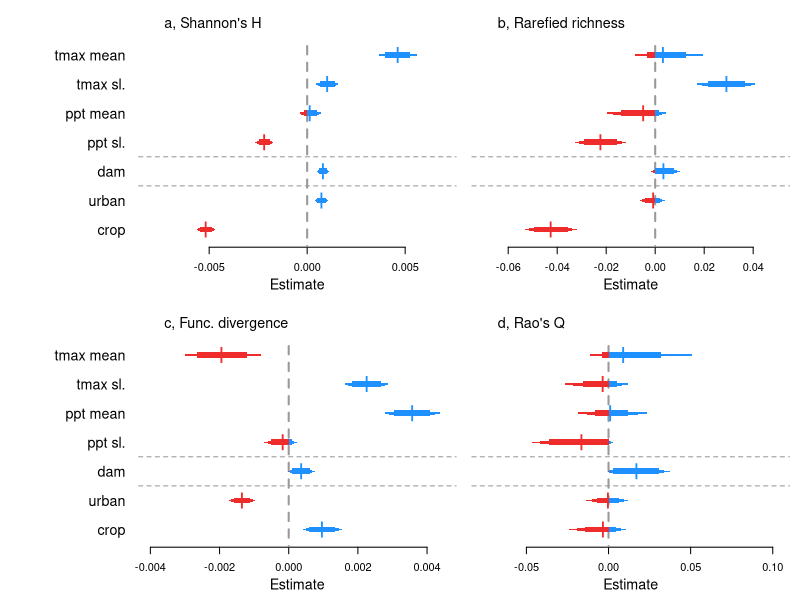

Reproduce this figure in R.
##Set working directory
setwd("C:/Users/elwel/OneDrive/Desktop/aquatic_data/git/EuroAquaticMacroInverts")

# attach data
drivEst <- read.csv("outputs/Driver_metaanaly_Ests.csv")
#drivEst <- read.csv("outputs/Driver_horseshoe_metaanaly_Ests.csv")
head(drivEst)
unique(drivEst$Response)

options(scipen=999)

##save plot
tiff(filename = "plots/Fig4_drivers/Drivers_TaxaFunc_extra.tiff", width = 5, height = 5, units = 'in', res = 600, compression = 'lzw')
#tiff(filename = "plots/drivers/Drivers_horseshoe.tiff", width = 8, height = 9, units = 'in', res = 600, compression = 'lzw')

##layout
layout(mat = matrix(c(1:6), 
                        nrow = 2, 
                        ncol = 3),
       heights = c(2,2,2,2,2,2),
       widths = c(0.8,2,2,0.8,2,2))

par(mar=c(4,0.4,0.4,0.8))
#empty plot for where the labels will go
plot(0, xaxt = 'n', yaxt = 'n', bty = 'n', pch = '', ylab = '', xlab = '')
plot(0, xaxt = 'n', yaxt = 'n', bty = 'n', pch = '', ylab = '', xlab = '')

#### shannonsH #####
sub <- subset(drivEst, Response == "shannonsH")
est1 <- sub$Estimate[2:5]
est2 <- sub$Estimate[10:12]
est <- c(est1,est2)
yy <- c(5,7,6,8,3,2,4)
plot(yy ~ est, ylab="",xlab="", yaxt="n", las=1, type="n",xlim=c(-0.008,0.007), ylim=c(1.7,9.4),cex=2, bty="n")
#polygon(x=c(-100,-100,0,0),
#        y=c(-4,22,22,-4), col = "grey80", border = "grey80")
segments(x0=0,y0=0,x1=0,y1=8.4,lty=2, lwd=2,col="grey60")
axis(2, at=yy, lwd = 0, lwd.ticks = 0, labels=c("ppt sl.","tmax sl.",  "ppt mean", "tmax mean",
				#"str. order", "accum.", "elevation", "slope",
  				"urban","crop", "dam"), las=1,cex.axis=1.3)
title(xlab="Estimate", line=2.4,cex.lab=1.3)
legend("topleft", legend=("a, Shannon's H"), bty="n", cex=1.3)
mm <- cbind(yy,est)
mm_neg <- as.data.frame(mm[ which(est < 0),])
mm_pos <- as.data.frame(mm[ which(est > 0),])
#points(yy ~ est, pch="l",cex=2.2,col="white")
points(mm_neg$yy ~ mm_neg$est, pch="l",cex=2,col="firebrick2")
points(mm_pos$yy ~ mm_pos$est, pch="l",cex=2,col="dodgerblue")
yyy1=c(0.975,1.025,1.025,0.975)
yyy2=c(0.95,1.05,1.05,0.95)
yyy3=c(0.9,1.1,1.1,0.9)
polygon(x=c(if (sub$Q2.5[11]<0) {sub$Q2.5[11]} else {0}, if (sub$Q2.5[11]<0) {sub$Q2.5[11]} else {0}, if (sub$Q97.5[11]<0) {sub$Q97.5[11]} else {0}, if (sub$Q97.5[11]<0) {sub$Q97.5[11]} else {0}),y=(yyy1+1), col = "firebrick2", border = NA)
polygon(x=c(if (sub$Q5[11]<0) {sub$Q5[11]} else {0}, if (sub$Q5[11]<0) {sub$Q5[11]} else {0}, if (sub$Q95[11]<0) {sub$Q95[11]} else {0}, if (sub$Q95[11]<0) {sub$Q95[11]} else {0}),y=(yyy2+1), col = "firebrick2", border = NA)
polygon(x=c(if (sub$Q10[11]<0) {sub$Q10[11]} else {0}, if (sub$Q10[11]<0) {sub$Q10[11]} else {0}, if (sub$Q90[11]<0) {sub$Q90[11]} else {0}, if (sub$Q90[11]<0) {sub$Q90[11]} else {0}),y=(yyy3+1), col = "firebrick2", border = NA)
polygon(x=c(if (sub$Q2.5[11]>0) {sub$Q2.5[11]} else {0}, if (sub$Q2.5[11]>0) {sub$Q2.5[11]} else {0}, if (sub$Q97.5[11]>0) {sub$Q97.5[11]} else {0}, if (sub$Q97.5[11]>0) {sub$Q97.5[11]} else {0}),y=(yyy1+1), col = "dodgerblue", border = NA)
polygon(x=c(if (sub$Q5[11]>0) {sub$Q5[11]} else {0}, if (sub$Q5[11]>0) {sub$Q5[11]} else {0}, if (sub$Q95[11]>0) {sub$Q95[11]} else {0}, if (sub$Q95[11]>0) {sub$Q95[11]} else {0}),y=(yyy2+1), col = "dodgerblue", border = NA)
polygon(x=c(if (sub$Q10[11]>0) {sub$Q10[11]} else {0}, if (sub$Q10[11]>0) {sub$Q10[11]} else {0}, if (sub$Q90[11]>0) {sub$Q90[11]} else {0}, if (sub$Q90[11]>0) {sub$Q90[11]} else {0}),y=(yyy3+1), col = "dodgerblue", border = NA)
polygon(x=c(if (sub$Q2.5[10]<0) {sub$Q2.5[10]} else {0}, if (sub$Q2.5[10]<0) {sub$Q2.5[10]} else {0}, if (sub$Q97.5[10]<0) {sub$Q97.5[10]} else {0}, if (sub$Q97.5[10]<0) {sub$Q97.5[10]} else {0}),y=(yyy1+2), col = "firebrick2", border = NA)
polygon(x=c(if (sub$Q5[10]<0) {sub$Q5[10]} else {0}, if (sub$Q5[10]<0) {sub$Q5[10]} else {0}, if (sub$Q95[10]<0) {sub$Q95[10]} else {0}, if (sub$Q95[10]<0) {sub$Q95[10]} else {0}),y=(yyy2+2), col = "firebrick2", border = NA)
polygon(x=c(if (sub$Q10[10]<0) {sub$Q10[10]} else {0}, if (sub$Q10[10]<0) {sub$Q10[10]} else {0}, if (sub$Q90[10]<0) {sub$Q90[10]} else {0}, if (sub$Q90[10]<0) {sub$Q90[10]} else {0}),y=(yyy3+2), col = "firebrick2", border = NA)
polygon(x=c(if (sub$Q2.5[10]>0) {sub$Q2.5[10]} else {0}, if (sub$Q2.5[10]>0) {sub$Q2.5[10]} else {0}, if (sub$Q97.5[10]>0) {sub$Q97.5[10]} else {0}, if (sub$Q97.5[10]>0) {sub$Q97.5[10]} else {0}),y=(yyy1+2), col = "dodgerblue", border = NA)
polygon(x=c(if (sub$Q5[10]>0) {sub$Q5[10]} else {0}, if (sub$Q5[10]>0) {sub$Q5[10]} else {0}, if (sub$Q95[10]>0) {sub$Q95[10]} else {0}, if (sub$Q95[10]>0) {sub$Q95[10]} else {0}),y=(yyy2+2), col = "dodgerblue", border = NA)
polygon(x=c(if (sub$Q10[10]>0) {sub$Q10[10]} else {0}, if (sub$Q10[10]>0) {sub$Q10[10]} else {0}, if (sub$Q90[10]>0) {sub$Q90[10]} else {0}, if (sub$Q90[10]>0) {sub$Q90[10]} else {0}),y=(yyy3+2), col = "dodgerblue", border = NA)
polygon(x=c(if (sub$Q2.5[12]<0) {sub$Q2.5[12]} else {0}, if (sub$Q2.5[12]<0) {sub$Q2.5[12]} else {0}, if (sub$Q97.5[12]<0) {sub$Q97.5[12]} else {0}, if (sub$Q97.5[12]<0) {sub$Q97.5[12]} else {0}),y=(yyy1+3), col = "firebrick2", border = NA)
polygon(x=c(if (sub$Q5[12]<0) {sub$Q5[12]} else {0}, if (sub$Q5[12]<0) {sub$Q5[12]} else {0}, if (sub$Q95[12]<0) {sub$Q95[12]} else {0}, if (sub$Q95[12]<0) {sub$Q95[12]} else {0}),y=(yyy2+3), col = "firebrick2", border = NA)
polygon(x=c(if (sub$Q10[12]<0) {sub$Q10[12]} else {0}, if (sub$Q10[12]<0) {sub$Q10[12]} else {0}, if (sub$Q90[12]<0) {sub$Q90[12]} else {0}, if (sub$Q90[12]<0) {sub$Q90[12]} else {0}),y=(yyy3+3), col = "firebrick2", border = NA)
polygon(x=c(if (sub$Q2.5[12]>0) {sub$Q2.5[12]} else {0}, if (sub$Q2.5[12]>0) {sub$Q2.5[12]} else {0}, if (sub$Q97.5[12]>0) {sub$Q97.5[12]} else {0}, if (sub$Q97.5[12]>0) {sub$Q97.5[12]} else {0}),y=(yyy1+3), col = "dodgerblue", border = NA)
polygon(x=c(if (sub$Q5[12]>0) {sub$Q5[12]} else {0}, if (sub$Q5[12]>0) {sub$Q5[12]} else {0}, if (sub$Q95[12]>0) {sub$Q95[12]} else {0}, if (sub$Q95[12]>0) {sub$Q95[12]} else {0}),y=(yyy2+3), col = "dodgerblue", border = NA)
polygon(x=c(if (sub$Q10[12]>0) {sub$Q10[12]} else {0}, if (sub$Q10[12]>0) {sub$Q10[12]} else {0}, if (sub$Q90[12]>0) {sub$Q90[12]} else {0}, if (sub$Q90[12]>0) {sub$Q90[12]} else {0}),y=(yyy3+3), col = "dodgerblue", border = NA)
polygon(x=c(if (sub$Q2.5[2]<0) {sub$Q2.5[2]} else {0}, if (sub$Q2.5[2]<0) {sub$Q2.5[2]} else {0}, if (sub$Q97.5[2]<0) {sub$Q97.5[2]} else {0}, if (sub$Q97.5[2]<0) {sub$Q97.5[2]} else {0}),y=(yyy1+4), col = "firebrick2", border = NA)
polygon(x=c(if (sub$Q5[2]<0) {sub$Q5[2]} else {0}, if (sub$Q5[2]<0) {sub$Q5[2]} else {0}, if (sub$Q95[2]<0) {sub$Q95[2]} else {0}, if (sub$Q95[2]<0) {sub$Q95[2]} else {0}),y=(yyy2+4), col = "firebrick2", border = NA)
polygon(x=c(if (sub$Q10[2]<0) {sub$Q10[2]} else {0}, if (sub$Q10[2]<0) {sub$Q10[2]} else {0}, if (sub$Q90[2]<0) {sub$Q90[2]} else {0}, if (sub$Q90[2]<0) {sub$Q90[2]} else {0}),y=(yyy3+4), col = "firebrick2", border = NA)
polygon(x=c(if (sub$Q2.5[2]>0) {sub$Q2.5[2]} else {0}, if (sub$Q2.5[2]>0) {sub$Q2.5[2]} else {0}, if (sub$Q97.5[2]>0) {sub$Q97.5[2]} else {0}, if (sub$Q97.5[2]>0) {sub$Q97.5[2]} else {0}),y=(yyy1+4), col = "dodgerblue", border = NA)
polygon(x=c(if (sub$Q5[2]>0) {sub$Q5[2]} else {0}, if (sub$Q5[2]>0) {sub$Q5[2]} else {0}, if (sub$Q95[2]>0) {sub$Q95[2]} else {0}, if (sub$Q95[2]>0) {sub$Q95[2]} else {0}),y=(yyy2+4), col = "dodgerblue", border = NA)
polygon(x=c(if (sub$Q10[2]>0) {sub$Q10[2]} else {0}, if (sub$Q10[2]>0) {sub$Q10[2]} else {0}, if (sub$Q90[2]>0) {sub$Q90[2]} else {0}, if (sub$Q90[2]>0) {sub$Q90[2]} else {0}),y=(yyy3+4), col = "dodgerblue", border = NA)
polygon(x=c(if (sub$Q2.5[4]<0) {sub$Q2.5[4]} else {0}, if (sub$Q2.5[4]<0) {sub$Q2.5[4]} else {0}, if (sub$Q97.5[4]<0) {sub$Q97.5[4]} else {0}, if (sub$Q97.5[4]<0) {sub$Q97.5[4]} else {0}),y=(yyy1+5), col = "firebrick2", border = NA)
polygon(x=c(if (sub$Q5[4]<0) {sub$Q5[4]} else {0}, if (sub$Q5[4]<0) {sub$Q5[4]} else {0}, if (sub$Q95[4]<0) {sub$Q95[4]} else {0}, if (sub$Q95[4]<0) {sub$Q95[4]} else {0}),y=(yyy2+5), col = "firebrick2", border = NA)
polygon(x=c(if (sub$Q10[4]<0) {sub$Q10[4]} else {0}, if (sub$Q10[4]<0) {sub$Q10[4]} else {0}, if (sub$Q90[4]<0) {sub$Q90[4]} else {0}, if (sub$Q90[4]<0) {sub$Q90[4]} else {0}),y=(yyy3+5), col = "firebrick2", border = NA)
polygon(x=c(if (sub$Q2.5[4]>0) {sub$Q2.5[4]} else {0}, if (sub$Q2.5[4]>0) {sub$Q2.5[4]} else {0}, if (sub$Q97.5[4]>0) {sub$Q97.5[4]} else {0}, if (sub$Q97.5[4]>0) {sub$Q97.5[4]} else {0}),y=(yyy1+5), col = "dodgerblue", border = NA)
polygon(x=c(if (sub$Q5[4]>0) {sub$Q5[4]} else {0}, if (sub$Q5[4]>0) {sub$Q5[4]} else {0}, if (sub$Q95[4]>0) {sub$Q95[4]} else {0}, if (sub$Q95[4]>0) {sub$Q95[4]} else {0}),y=(yyy2+5), col = "dodgerblue", border = NA)
polygon(x=c(if (sub$Q10[4]>0) {sub$Q10[4]} else {0}, if (sub$Q10[4]>0) {sub$Q10[4]} else {0}, if (sub$Q90[4]>0) {sub$Q90[4]} else {0}, if (sub$Q90[4]>0) {sub$Q90[4]} else {0}),y=(yyy3+5), col = "dodgerblue", border = NA)
polygon(x=c(if (sub$Q2.5[3]<0) {sub$Q2.5[3]} else {0}, if (sub$Q2.5[3]<0) {sub$Q2.5[3]} else {0}, if (sub$Q97.5[3]<0) {sub$Q97.5[3]} else {0}, if (sub$Q97.5[3]<0) {sub$Q97.5[3]} else {0}),y=(yyy1+6), col = "firebrick2", border = NA)
polygon(x=c(if (sub$Q5[3]<0) {sub$Q5[3]} else {0}, if (sub$Q5[3]<0) {sub$Q5[3]} else {0}, if (sub$Q95[3]<0) {sub$Q95[3]} else {0}, if (sub$Q95[3]<0) {sub$Q95[3]} else {0}),y=(yyy2+6), col = "firebrick2", border = NA)
polygon(x=c(if (sub$Q10[3]<0) {sub$Q10[3]} else {0}, if (sub$Q10[3]<0) {sub$Q10[3]} else {0}, if (sub$Q90[3]<0) {sub$Q90[3]} else {0}, if (sub$Q90[3]<0) {sub$Q90[3]} else {0}),y=(yyy3+6), col = "firebrick2", border = NA)
polygon(x=c(if (sub$Q2.5[3]>0) {sub$Q2.5[3]} else {0}, if (sub$Q2.5[3]>0) {sub$Q2.5[3]} else {0}, if (sub$Q97.5[3]>0) {sub$Q97.5[3]} else {0}, if (sub$Q97.5[3]>0) {sub$Q97.5[3]} else {0}),y=(yyy1+6), col = "dodgerblue", border = NA)
polygon(x=c(if (sub$Q5[3]>0) {sub$Q5[3]} else {0}, if (sub$Q5[3]>0) {sub$Q5[3]} else {0}, if (sub$Q95[3]>0) {sub$Q95[3]} else {0}, if (sub$Q95[3]>0) {sub$Q95[3]} else {0}),y=(yyy2+6), col = "dodgerblue", border = NA)
polygon(x=c(if (sub$Q10[3]>0) {sub$Q10[3]} else {0}, if (sub$Q10[3]>0) {sub$Q10[3]} else {0}, if (sub$Q90[3]>0) {sub$Q90[3]} else {0}, if (sub$Q90[3]>0) {sub$Q90[3]} else {0}),y=(yyy3+6), col = "dodgerblue", border = NA)
polygon(x=c(if (sub$Q2.5[5]<0) {sub$Q2.5[5]} else {0}, if (sub$Q2.5[5]<0) {sub$Q2.5[5]} else {0}, if (sub$Q97.5[5]<0) {sub$Q97.5[5]} else {0}, if (sub$Q97.5[5]<0) {sub$Q97.5[5]} else {0}),y=(yyy1+7), col = "firebrick2", border = NA)
polygon(x=c(if (sub$Q5[5]<0) {sub$Q5[5]} else {0}, if (sub$Q5[5]<0) {sub$Q5[5]} else {0}, if (sub$Q95[5]<0) {sub$Q95[5]} else {0}, if (sub$Q95[5]<0) {sub$Q95[5]} else {0}),y=(yyy2+7), col = "firebrick2", border = NA)
polygon(x=c(if (sub$Q10[5]<0) {sub$Q10[5]} else {0}, if (sub$Q10[5]<0) {sub$Q10[5]} else {0}, if (sub$Q90[5]<0) {sub$Q90[5]} else {0}, if (sub$Q90[5]<0) {sub$Q90[5]} else {0}),y=(yyy3+7), col = "firebrick2", border = NA)
polygon(x=c(if (sub$Q2.5[5]>0) {sub$Q2.5[5]} else {0}, if (sub$Q2.5[5]>0) {sub$Q2.5[5]} else {0}, if (sub$Q97.5[5]>0) {sub$Q97.5[5]} else {0}, if (sub$Q97.5[5]>0) {sub$Q97.5[5]} else {0}),y=(yyy1+7), col = "dodgerblue", border = NA)
polygon(x=c(if (sub$Q5[5]>0) {sub$Q5[5]} else {0}, if (sub$Q5[5]>0) {sub$Q5[5]} else {0}, if (sub$Q95[5]>0) {sub$Q95[5]} else {0}, if (sub$Q95[5]>0) {sub$Q95[5]} else {0}),y=(yyy2+7), col = "dodgerblue", border = NA)
polygon(x=c(if (sub$Q10[5]>0) {sub$Q10[5]} else {0}, if (sub$Q10[5]>0) {sub$Q10[5]} else {0}, if (sub$Q90[5]>0) {sub$Q90[5]} else {0}, if (sub$Q90[5]>0) {sub$Q90[5]} else {0}),y=(yyy3+7), col = "dodgerblue", border = NA)
abline(h=3.5,lty=2, col="grey60")
abline(h=4.5,lty=2, col="grey60")

#### func_diverg #####
sub <- subset(drivEst, Response == "func_diverg")
est1 <- sub$Estimate[2:5]
est2 <- sub$Estimate[10:12]
est <- c(est1,est2)
plot(yy ~ est, ylab="",xlab="", yaxt="n", las=1, type="n",xlim=c(-0.004,0.0045), ylim=c(1.7,9.4), cex=2, bty="n")
segments(x0=0,y0=0,x1=0,y1=8.4,lty=2, lwd=2,col="grey60")
title(xlab="Estimate", line=2.4,cex.lab=1.3)
axis(2, at=yy, lwd = 0, lwd.ticks = 0, labels=c("ppt sl.","tmax sl.",  "ppt mean", "tmax mean",
				#"str. order", "accum.", "elevation", "slope",
  				"urban","crop", "dam"), las=1,cex.axis=1.3)
legend("topleft", legend=("c, Func. divergence"), bty="n", cex=1.3)
mm <- cbind(yy,est)
mm_neg <- as.data.frame(mm[ which(est < 0),])
mm_pos <- as.data.frame(mm[ which(est > 0),])
points(mm_neg$yy ~ mm_neg$est, pch="l",cex=2,col="firebrick2")
points(mm_pos$yy ~ mm_pos$est, pch="l",cex=2,col="dodgerblue")
yyy1=c(0.975,1.025,1.025,0.975)
yyy2=c(0.95,1.05,1.05,0.95)
yyy3=c(0.9,1.1,1.1,0.9)
polygon(x=c(if (sub$Q2.5[11]<0) {sub$Q2.5[11]} else {0}, if (sub$Q2.5[11]<0) {sub$Q2.5[11]} else {0}, if (sub$Q97.5[11]<0) {sub$Q97.5[11]} else {0}, if (sub$Q97.5[11]<0) {sub$Q97.5[11]} else {0}),y=(yyy1+1), col = "firebrick2", border = NA)
polygon(x=c(if (sub$Q5[11]<0) {sub$Q5[11]} else {0}, if (sub$Q5[11]<0) {sub$Q5[11]} else {0}, if (sub$Q95[11]<0) {sub$Q95[11]} else {0}, if (sub$Q95[11]<0) {sub$Q95[11]} else {0}),y=(yyy2+1), col = "firebrick2", border = NA)
polygon(x=c(if (sub$Q10[11]<0) {sub$Q10[11]} else {0}, if (sub$Q10[11]<0) {sub$Q10[11]} else {0}, if (sub$Q90[11]<0) {sub$Q90[11]} else {0}, if (sub$Q90[11]<0) {sub$Q90[11]} else {0}),y=(yyy3+1), col = "firebrick2", border = NA)
polygon(x=c(if (sub$Q2.5[11]>0) {sub$Q2.5[11]} else {0}, if (sub$Q2.5[11]>0) {sub$Q2.5[11]} else {0}, if (sub$Q97.5[11]>0) {sub$Q97.5[11]} else {0}, if (sub$Q97.5[11]>0) {sub$Q97.5[11]} else {0}),y=(yyy1+1), col = "dodgerblue", border = NA)
polygon(x=c(if (sub$Q5[11]>0) {sub$Q5[11]} else {0}, if (sub$Q5[11]>0) {sub$Q5[11]} else {0}, if (sub$Q95[11]>0) {sub$Q95[11]} else {0}, if (sub$Q95[11]>0) {sub$Q95[11]} else {0}),y=(yyy2+1), col = "dodgerblue", border = NA)
polygon(x=c(if (sub$Q10[11]>0) {sub$Q10[11]} else {0}, if (sub$Q10[11]>0) {sub$Q10[11]} else {0}, if (sub$Q90[11]>0) {sub$Q90[11]} else {0}, if (sub$Q90[11]>0) {sub$Q90[11]} else {0}),y=(yyy3+1), col = "dodgerblue", border = NA)
polygon(x=c(if (sub$Q2.5[10]<0) {sub$Q2.5[10]} else {0}, if (sub$Q2.5[10]<0) {sub$Q2.5[10]} else {0}, if (sub$Q97.5[10]<0) {sub$Q97.5[10]} else {0}, if (sub$Q97.5[10]<0) {sub$Q97.5[10]} else {0}),y=(yyy1+2), col = "firebrick2", border = NA)
polygon(x=c(if (sub$Q5[10]<0) {sub$Q5[10]} else {0}, if (sub$Q5[10]<0) {sub$Q5[10]} else {0}, if (sub$Q95[10]<0) {sub$Q95[10]} else {0}, if (sub$Q95[10]<0) {sub$Q95[10]} else {0}),y=(yyy2+2), col = "firebrick2", border = NA)
polygon(x=c(if (sub$Q10[10]<0) {sub$Q10[10]} else {0}, if (sub$Q10[10]<0) {sub$Q10[10]} else {0}, if (sub$Q90[10]<0) {sub$Q90[10]} else {0}, if (sub$Q90[10]<0) {sub$Q90[10]} else {0}),y=(yyy3+2), col = "firebrick2", border = NA)
polygon(x=c(if (sub$Q2.5[10]>0) {sub$Q2.5[10]} else {0}, if (sub$Q2.5[10]>0) {sub$Q2.5[10]} else {0}, if (sub$Q97.5[10]>0) {sub$Q97.5[10]} else {0}, if (sub$Q97.5[10]>0) {sub$Q97.5[10]} else {0}),y=(yyy1+2), col = "dodgerblue", border = NA)
polygon(x=c(if (sub$Q5[10]>0) {sub$Q5[10]} else {0}, if (sub$Q5[10]>0) {sub$Q5[10]} else {0}, if (sub$Q95[10]>0) {sub$Q95[10]} else {0}, if (sub$Q95[10]>0) {sub$Q95[10]} else {0}),y=(yyy2+2), col = "dodgerblue", border = NA)
polygon(x=c(if (sub$Q10[10]>0) {sub$Q10[10]} else {0}, if (sub$Q10[10]>0) {sub$Q10[10]} else {0}, if (sub$Q90[10]>0) {sub$Q90[10]} else {0}, if (sub$Q90[10]>0) {sub$Q90[10]} else {0}),y=(yyy3+2), col = "dodgerblue", border = NA)
polygon(x=c(if (sub$Q2.5[12]<0) {sub$Q2.5[12]} else {0}, if (sub$Q2.5[12]<0) {sub$Q2.5[12]} else {0}, if (sub$Q97.5[12]<0) {sub$Q97.5[12]} else {0}, if (sub$Q97.5[12]<0) {sub$Q97.5[12]} else {0}),y=(yyy1+3), col = "firebrick2", border = NA)
polygon(x=c(if (sub$Q5[12]<0) {sub$Q5[12]} else {0}, if (sub$Q5[12]<0) {sub$Q5[12]} else {0}, if (sub$Q95[12]<0) {sub$Q95[12]} else {0}, if (sub$Q95[12]<0) {sub$Q95[12]} else {0}),y=(yyy2+3), col = "firebrick2", border = NA)
polygon(x=c(if (sub$Q10[12]<0) {sub$Q10[12]} else {0}, if (sub$Q10[12]<0) {sub$Q10[12]} else {0}, if (sub$Q90[12]<0) {sub$Q90[12]} else {0}, if (sub$Q90[12]<0) {sub$Q90[12]} else {0}),y=(yyy3+3), col = "firebrick2", border = NA)
polygon(x=c(if (sub$Q2.5[12]>0) {sub$Q2.5[12]} else {0}, if (sub$Q2.5[12]>0) {sub$Q2.5[12]} else {0}, if (sub$Q97.5[12]>0) {sub$Q97.5[12]} else {0}, if (sub$Q97.5[12]>0) {sub$Q97.5[12]} else {0}),y=(yyy1+3), col = "dodgerblue", border = NA)
polygon(x=c(if (sub$Q5[12]>0) {sub$Q5[12]} else {0}, if (sub$Q5[12]>0) {sub$Q5[12]} else {0}, if (sub$Q95[12]>0) {sub$Q95[12]} else {0}, if (sub$Q95[12]>0) {sub$Q95[12]} else {0}),y=(yyy2+3), col = "dodgerblue", border = NA)
polygon(x=c(if (sub$Q10[12]>0) {sub$Q10[12]} else {0}, if (sub$Q10[12]>0) {sub$Q10[12]} else {0}, if (sub$Q90[12]>0) {sub$Q90[12]} else {0}, if (sub$Q90[12]>0) {sub$Q90[12]} else {0}),y=(yyy3+3), col = "dodgerblue", border = NA)
polygon(x=c(if (sub$Q2.5[2]<0) {sub$Q2.5[2]} else {0}, if (sub$Q2.5[2]<0) {sub$Q2.5[2]} else {0}, if (sub$Q97.5[2]<0) {sub$Q97.5[2]} else {0}, if (sub$Q97.5[2]<0) {sub$Q97.5[2]} else {0}),y=(yyy1+4), col = "firebrick2", border = NA)
polygon(x=c(if (sub$Q5[2]<0) {sub$Q5[2]} else {0}, if (sub$Q5[2]<0) {sub$Q5[2]} else {0}, if (sub$Q95[2]<0) {sub$Q95[2]} else {0}, if (sub$Q95[2]<0) {sub$Q95[2]} else {0}),y=(yyy2+4), col = "firebrick2", border = NA)
polygon(x=c(if (sub$Q10[2]<0) {sub$Q10[2]} else {0}, if (sub$Q10[2]<0) {sub$Q10[2]} else {0}, if (sub$Q90[2]<0) {sub$Q90[2]} else {0}, if (sub$Q90[2]<0) {sub$Q90[2]} else {0}),y=(yyy3+4), col = "firebrick2", border = NA)
polygon(x=c(if (sub$Q2.5[2]>0) {sub$Q2.5[2]} else {0}, if (sub$Q2.5[2]>0) {sub$Q2.5[2]} else {0}, if (sub$Q97.5[2]>0) {sub$Q97.5[2]} else {0}, if (sub$Q97.5[2]>0) {sub$Q97.5[2]} else {0}),y=(yyy1+4), col = "dodgerblue", border = NA)
polygon(x=c(if (sub$Q5[2]>0) {sub$Q5[2]} else {0}, if (sub$Q5[2]>0) {sub$Q5[2]} else {0}, if (sub$Q95[2]>0) {sub$Q95[2]} else {0}, if (sub$Q95[2]>0) {sub$Q95[2]} else {0}),y=(yyy2+4), col = "dodgerblue", border = NA)
polygon(x=c(if (sub$Q10[2]>0) {sub$Q10[2]} else {0}, if (sub$Q10[2]>0) {sub$Q10[2]} else {0}, if (sub$Q90[2]>0) {sub$Q90[2]} else {0}, if (sub$Q90[2]>0) {sub$Q90[2]} else {0}),y=(yyy3+4), col = "dodgerblue", border = NA)
polygon(x=c(if (sub$Q2.5[4]<0) {sub$Q2.5[4]} else {0}, if (sub$Q2.5[4]<0) {sub$Q2.5[4]} else {0}, if (sub$Q97.5[4]<0) {sub$Q97.5[4]} else {0}, if (sub$Q97.5[4]<0) {sub$Q97.5[4]} else {0}),y=(yyy1+5), col = "firebrick2", border = NA)
polygon(x=c(if (sub$Q5[4]<0) {sub$Q5[4]} else {0}, if (sub$Q5[4]<0) {sub$Q5[4]} else {0}, if (sub$Q95[4]<0) {sub$Q95[4]} else {0}, if (sub$Q95[4]<0) {sub$Q95[4]} else {0}),y=(yyy2+5), col = "firebrick2", border = NA)
polygon(x=c(if (sub$Q10[4]<0) {sub$Q10[4]} else {0}, if (sub$Q10[4]<0) {sub$Q10[4]} else {0}, if (sub$Q90[4]<0) {sub$Q90[4]} else {0}, if (sub$Q90[4]<0) {sub$Q90[4]} else {0}),y=(yyy3+5), col = "firebrick2", border = NA)
polygon(x=c(if (sub$Q2.5[4]>0) {sub$Q2.5[4]} else {0}, if (sub$Q2.5[4]>0) {sub$Q2.5[4]} else {0}, if (sub$Q97.5[4]>0) {sub$Q97.5[4]} else {0}, if (sub$Q97.5[4]>0) {sub$Q97.5[4]} else {0}),y=(yyy1+5), col = "dodgerblue", border = NA)
polygon(x=c(if (sub$Q5[4]>0) {sub$Q5[4]} else {0}, if (sub$Q5[4]>0) {sub$Q5[4]} else {0}, if (sub$Q95[4]>0) {sub$Q95[4]} else {0}, if (sub$Q95[4]>0) {sub$Q95[4]} else {0}),y=(yyy2+5), col = "dodgerblue", border = NA)
polygon(x=c(if (sub$Q10[4]>0) {sub$Q10[4]} else {0}, if (sub$Q10[4]>0) {sub$Q10[4]} else {0}, if (sub$Q90[4]>0) {sub$Q90[4]} else {0}, if (sub$Q90[4]>0) {sub$Q90[4]} else {0}),y=(yyy3+5), col = "dodgerblue", border = NA)
polygon(x=c(if (sub$Q2.5[3]<0) {sub$Q2.5[3]} else {0}, if (sub$Q2.5[3]<0) {sub$Q2.5[3]} else {0}, if (sub$Q97.5[3]<0) {sub$Q97.5[3]} else {0}, if (sub$Q97.5[3]<0) {sub$Q97.5[3]} else {0}),y=(yyy1+6), col = "firebrick2", border = NA)
polygon(x=c(if (sub$Q5[3]<0) {sub$Q5[3]} else {0}, if (sub$Q5[3]<0) {sub$Q5[3]} else {0}, if (sub$Q95[3]<0) {sub$Q95[3]} else {0}, if (sub$Q95[3]<0) {sub$Q95[3]} else {0}),y=(yyy2+6), col = "firebrick2", border = NA)
polygon(x=c(if (sub$Q10[3]<0) {sub$Q10[3]} else {0}, if (sub$Q10[3]<0) {sub$Q10[3]} else {0}, if (sub$Q90[3]<0) {sub$Q90[3]} else {0}, if (sub$Q90[3]<0) {sub$Q90[3]} else {0}),y=(yyy3+6), col = "firebrick2", border = NA)
polygon(x=c(if (sub$Q2.5[3]>0) {sub$Q2.5[3]} else {0}, if (sub$Q2.5[3]>0) {sub$Q2.5[3]} else {0}, if (sub$Q97.5[3]>0) {sub$Q97.5[3]} else {0}, if (sub$Q97.5[3]>0) {sub$Q97.5[3]} else {0}),y=(yyy1+6), col = "dodgerblue", border = NA)
polygon(x=c(if (sub$Q5[3]>0) {sub$Q5[3]} else {0}, if (sub$Q5[3]>0) {sub$Q5[3]} else {0}, if (sub$Q95[3]>0) {sub$Q95[3]} else {0}, if (sub$Q95[3]>0) {sub$Q95[3]} else {0}),y=(yyy2+6), col = "dodgerblue", border = NA)
polygon(x=c(if (sub$Q10[3]>0) {sub$Q10[3]} else {0}, if (sub$Q10[3]>0) {sub$Q10[3]} else {0}, if (sub$Q90[3]>0) {sub$Q90[3]} else {0}, if (sub$Q90[3]>0) {sub$Q90[3]} else {0}),y=(yyy3+6), col = "dodgerblue", border = NA)
polygon(x=c(if (sub$Q2.5[5]<0) {sub$Q2.5[5]} else {0}, if (sub$Q2.5[5]<0) {sub$Q2.5[5]} else {0}, if (sub$Q97.5[5]<0) {sub$Q97.5[5]} else {0}, if (sub$Q97.5[5]<0) {sub$Q97.5[5]} else {0}),y=(yyy1+7), col = "firebrick2", border = NA)
polygon(x=c(if (sub$Q5[5]<0) {sub$Q5[5]} else {0}, if (sub$Q5[5]<0) {sub$Q5[5]} else {0}, if (sub$Q95[5]<0) {sub$Q95[5]} else {0}, if (sub$Q95[5]<0) {sub$Q95[5]} else {0}),y=(yyy2+7), col = "firebrick2", border = NA)
polygon(x=c(if (sub$Q10[5]<0) {sub$Q10[5]} else {0}, if (sub$Q10[5]<0) {sub$Q10[5]} else {0}, if (sub$Q90[5]<0) {sub$Q90[5]} else {0}, if (sub$Q90[5]<0) {sub$Q90[5]} else {0}),y=(yyy3+7), col = "firebrick2", border = NA)
polygon(x=c(if (sub$Q2.5[5]>0) {sub$Q2.5[5]} else {0}, if (sub$Q2.5[5]>0) {sub$Q2.5[5]} else {0}, if (sub$Q97.5[5]>0) {sub$Q97.5[5]} else {0}, if (sub$Q97.5[5]>0) {sub$Q97.5[5]} else {0}),y=(yyy1+7), col = "dodgerblue", border = NA)
polygon(x=c(if (sub$Q5[5]>0) {sub$Q5[5]} else {0}, if (sub$Q5[5]>0) {sub$Q5[5]} else {0}, if (sub$Q95[5]>0) {sub$Q95[5]} else {0}, if (sub$Q95[5]>0) {sub$Q95[5]} else {0}),y=(yyy2+7), col = "dodgerblue", border = NA)
polygon(x=c(if (sub$Q10[5]>0) {sub$Q10[5]} else {0}, if (sub$Q10[5]>0) {sub$Q10[5]} else {0}, if (sub$Q90[5]>0) {sub$Q90[5]} else {0}, if (sub$Q90[5]>0) {sub$Q90[5]} else {0}),y=(yyy3+7), col = "dodgerblue", border = NA)
abline(h=3.5,lty=2, col="grey60")
abline(h=4.5,lty=2, col="grey60")

#### spp_richness_rarefied #####
sub <- subset(drivEst, Response == "spp_richness_rarefied")
est1 <- sub$Estimate[2:5]
est2 <- sub$Estimate[10:12]
est <- c(est1,est2)
plot(yy ~ est, ylab="",xlab="", yaxt="n", las=1, type="n",xlim=c(-0.07,0.05), ylim=c(1.7,9.4), cex=2, bty="n")
segments(x0=0,y0=0,x1=0,y1=8.4,lty=2, lwd=2,col="grey60")
title(xlab="Estimate", line=2.4,cex.lab=1.3)
legend("topleft", legend=("b, Rarefied richness"), bty="n", cex=1.3)
mm <- cbind(yy,est)
mm_neg <- as.data.frame(mm[ which(est < 0),])
mm_pos <- as.data.frame(mm[ which(est > 0),])
#points(yy ~ est, pch="l",cex=2.2,col="white")
points(mm_neg$yy ~ mm_neg$est, pch="l",cex=2,col="firebrick2")
points(mm_pos$yy ~ mm_pos$est, pch="l",cex=2,col="dodgerblue")
yyy1=c(0.975,1.025,1.025,0.975)
yyy2=c(0.95,1.05,1.05,0.95)
yyy3=c(0.9,1.1,1.1,0.9)
polygon(x=c(if (sub$Q2.5[11]<0) {sub$Q2.5[11]} else {0}, if (sub$Q2.5[11]<0) {sub$Q2.5[11]} else {0}, if (sub$Q97.5[11]<0) {sub$Q97.5[11]} else {0}, if (sub$Q97.5[11]<0) {sub$Q97.5[11]} else {0}),y=(yyy1+1), col = "firebrick2", border = NA)
polygon(x=c(if (sub$Q5[11]<0) {sub$Q5[11]} else {0}, if (sub$Q5[11]<0) {sub$Q5[11]} else {0}, if (sub$Q95[11]<0) {sub$Q95[11]} else {0}, if (sub$Q95[11]<0) {sub$Q95[11]} else {0}),y=(yyy2+1), col = "firebrick2", border = NA)
polygon(x=c(if (sub$Q10[11]<0) {sub$Q10[11]} else {0}, if (sub$Q10[11]<0) {sub$Q10[11]} else {0}, if (sub$Q90[11]<0) {sub$Q90[11]} else {0}, if (sub$Q90[11]<0) {sub$Q90[11]} else {0}),y=(yyy3+1), col = "firebrick2", border = NA)
polygon(x=c(if (sub$Q2.5[11]>0) {sub$Q2.5[11]} else {0}, if (sub$Q2.5[11]>0) {sub$Q2.5[11]} else {0}, if (sub$Q97.5[11]>0) {sub$Q97.5[11]} else {0}, if (sub$Q97.5[11]>0) {sub$Q97.5[11]} else {0}),y=(yyy1+1), col = "dodgerblue", border = NA)
polygon(x=c(if (sub$Q5[11]>0) {sub$Q5[11]} else {0}, if (sub$Q5[11]>0) {sub$Q5[11]} else {0}, if (sub$Q95[11]>0) {sub$Q95[11]} else {0}, if (sub$Q95[11]>0) {sub$Q95[11]} else {0}),y=(yyy2+1), col = "dodgerblue", border = NA)
polygon(x=c(if (sub$Q10[11]>0) {sub$Q10[11]} else {0}, if (sub$Q10[11]>0) {sub$Q10[11]} else {0}, if (sub$Q90[11]>0) {sub$Q90[11]} else {0}, if (sub$Q90[11]>0) {sub$Q90[11]} else {0}),y=(yyy3+1), col = "dodgerblue", border = NA)
polygon(x=c(if (sub$Q2.5[10]<0) {sub$Q2.5[10]} else {0}, if (sub$Q2.5[10]<0) {sub$Q2.5[10]} else {0}, if (sub$Q97.5[10]<0) {sub$Q97.5[10]} else {0}, if (sub$Q97.5[10]<0) {sub$Q97.5[10]} else {0}),y=(yyy1+2), col = "firebrick2", border = NA)
polygon(x=c(if (sub$Q5[10]<0) {sub$Q5[10]} else {0}, if (sub$Q5[10]<0) {sub$Q5[10]} else {0}, if (sub$Q95[10]<0) {sub$Q95[10]} else {0}, if (sub$Q95[10]<0) {sub$Q95[10]} else {0}),y=(yyy2+2), col = "firebrick2", border = NA)
polygon(x=c(if (sub$Q10[10]<0) {sub$Q10[10]} else {0}, if (sub$Q10[10]<0) {sub$Q10[10]} else {0}, if (sub$Q90[10]<0) {sub$Q90[10]} else {0}, if (sub$Q90[10]<0) {sub$Q90[10]} else {0}),y=(yyy3+2), col = "firebrick2", border = NA)
polygon(x=c(if (sub$Q2.5[10]>0) {sub$Q2.5[10]} else {0}, if (sub$Q2.5[10]>0) {sub$Q2.5[10]} else {0}, if (sub$Q97.5[10]>0) {sub$Q97.5[10]} else {0}, if (sub$Q97.5[10]>0) {sub$Q97.5[10]} else {0}),y=(yyy1+2), col = "dodgerblue", border = NA)
polygon(x=c(if (sub$Q5[10]>0) {sub$Q5[10]} else {0}, if (sub$Q5[10]>0) {sub$Q5[10]} else {0}, if (sub$Q95[10]>0) {sub$Q95[10]} else {0}, if (sub$Q95[10]>0) {sub$Q95[10]} else {0}),y=(yyy2+2), col = "dodgerblue", border = NA)
polygon(x=c(if (sub$Q10[10]>0) {sub$Q10[10]} else {0}, if (sub$Q10[10]>0) {sub$Q10[10]} else {0}, if (sub$Q90[10]>0) {sub$Q90[10]} else {0}, if (sub$Q90[10]>0) {sub$Q90[10]} else {0}),y=(yyy3+2), col = "dodgerblue", border = NA)
polygon(x=c(if (sub$Q2.5[12]<0) {sub$Q2.5[12]} else {0}, if (sub$Q2.5[12]<0) {sub$Q2.5[12]} else {0}, if (sub$Q97.5[12]<0) {sub$Q97.5[12]} else {0}, if (sub$Q97.5[12]<0) {sub$Q97.5[12]} else {0}),y=(yyy1+3), col = "firebrick2", border = NA)
polygon(x=c(if (sub$Q5[12]<0) {sub$Q5[12]} else {0}, if (sub$Q5[12]<0) {sub$Q5[12]} else {0}, if (sub$Q95[12]<0) {sub$Q95[12]} else {0}, if (sub$Q95[12]<0) {sub$Q95[12]} else {0}),y=(yyy2+3), col = "firebrick2", border = NA)
polygon(x=c(if (sub$Q10[12]<0) {sub$Q10[12]} else {0}, if (sub$Q10[12]<0) {sub$Q10[12]} else {0}, if (sub$Q90[12]<0) {sub$Q90[12]} else {0}, if (sub$Q90[12]<0) {sub$Q90[12]} else {0}),y=(yyy3+3), col = "firebrick2", border = NA)
polygon(x=c(if (sub$Q2.5[12]>0) {sub$Q2.5[12]} else {0}, if (sub$Q2.5[12]>0) {sub$Q2.5[12]} else {0}, if (sub$Q97.5[12]>0) {sub$Q97.5[12]} else {0}, if (sub$Q97.5[12]>0) {sub$Q97.5[12]} else {0}),y=(yyy1+3), col = "dodgerblue", border = NA)
polygon(x=c(if (sub$Q5[12]>0) {sub$Q5[12]} else {0}, if (sub$Q5[12]>0) {sub$Q5[12]} else {0}, if (sub$Q95[12]>0) {sub$Q95[12]} else {0}, if (sub$Q95[12]>0) {sub$Q95[12]} else {0}),y=(yyy2+3), col = "dodgerblue", border = NA)
polygon(x=c(if (sub$Q10[12]>0) {sub$Q10[12]} else {0}, if (sub$Q10[12]>0) {sub$Q10[12]} else {0}, if (sub$Q90[12]>0) {sub$Q90[12]} else {0}, if (sub$Q90[12]>0) {sub$Q90[12]} else {0}),y=(yyy3+3), col = "dodgerblue", border = NA)
polygon(x=c(if (sub$Q2.5[2]<0) {sub$Q2.5[2]} else {0}, if (sub$Q2.5[2]<0) {sub$Q2.5[2]} else {0}, if (sub$Q97.5[2]<0) {sub$Q97.5[2]} else {0}, if (sub$Q97.5[2]<0) {sub$Q97.5[2]} else {0}),y=(yyy1+4), col = "firebrick2", border = NA)
polygon(x=c(if (sub$Q5[2]<0) {sub$Q5[2]} else {0}, if (sub$Q5[2]<0) {sub$Q5[2]} else {0}, if (sub$Q95[2]<0) {sub$Q95[2]} else {0}, if (sub$Q95[2]<0) {sub$Q95[2]} else {0}),y=(yyy2+4), col = "firebrick2", border = NA)
polygon(x=c(if (sub$Q10[2]<0) {sub$Q10[2]} else {0}, if (sub$Q10[2]<0) {sub$Q10[2]} else {0}, if (sub$Q90[2]<0) {sub$Q90[2]} else {0}, if (sub$Q90[2]<0) {sub$Q90[2]} else {0}),y=(yyy3+4), col = "firebrick2", border = NA)
polygon(x=c(if (sub$Q2.5[2]>0) {sub$Q2.5[2]} else {0}, if (sub$Q2.5[2]>0) {sub$Q2.5[2]} else {0}, if (sub$Q97.5[2]>0) {sub$Q97.5[2]} else {0}, if (sub$Q97.5[2]>0) {sub$Q97.5[2]} else {0}),y=(yyy1+4), col = "dodgerblue", border = NA)
polygon(x=c(if (sub$Q5[2]>0) {sub$Q5[2]} else {0}, if (sub$Q5[2]>0) {sub$Q5[2]} else {0}, if (sub$Q95[2]>0) {sub$Q95[2]} else {0}, if (sub$Q95[2]>0) {sub$Q95[2]} else {0}),y=(yyy2+4), col = "dodgerblue", border = NA)
polygon(x=c(if (sub$Q10[2]>0) {sub$Q10[2]} else {0}, if (sub$Q10[2]>0) {sub$Q10[2]} else {0}, if (sub$Q90[2]>0) {sub$Q90[2]} else {0}, if (sub$Q90[2]>0) {sub$Q90[2]} else {0}),y=(yyy3+4), col = "dodgerblue", border = NA)
polygon(x=c(if (sub$Q2.5[4]<0) {sub$Q2.5[4]} else {0}, if (sub$Q2.5[4]<0) {sub$Q2.5[4]} else {0}, if (sub$Q97.5[4]<0) {sub$Q97.5[4]} else {0}, if (sub$Q97.5[4]<0) {sub$Q97.5[4]} else {0}),y=(yyy1+5), col = "firebrick2", border = NA)
polygon(x=c(if (sub$Q5[4]<0) {sub$Q5[4]} else {0}, if (sub$Q5[4]<0) {sub$Q5[4]} else {0}, if (sub$Q95[4]<0) {sub$Q95[4]} else {0}, if (sub$Q95[4]<0) {sub$Q95[4]} else {0}),y=(yyy2+5), col = "firebrick2", border = NA)
polygon(x=c(if (sub$Q10[4]<0) {sub$Q10[4]} else {0}, if (sub$Q10[4]<0) {sub$Q10[4]} else {0}, if (sub$Q90[4]<0) {sub$Q90[4]} else {0}, if (sub$Q90[4]<0) {sub$Q90[4]} else {0}),y=(yyy3+5), col = "firebrick2", border = NA)
polygon(x=c(if (sub$Q2.5[4]>0) {sub$Q2.5[4]} else {0}, if (sub$Q2.5[4]>0) {sub$Q2.5[4]} else {0}, if (sub$Q97.5[4]>0) {sub$Q97.5[4]} else {0}, if (sub$Q97.5[4]>0) {sub$Q97.5[4]} else {0}),y=(yyy1+5), col = "dodgerblue", border = NA)
polygon(x=c(if (sub$Q5[4]>0) {sub$Q5[4]} else {0}, if (sub$Q5[4]>0) {sub$Q5[4]} else {0}, if (sub$Q95[4]>0) {sub$Q95[4]} else {0}, if (sub$Q95[4]>0) {sub$Q95[4]} else {0}),y=(yyy2+5), col = "dodgerblue", border = NA)
polygon(x=c(if (sub$Q10[4]>0) {sub$Q10[4]} else {0}, if (sub$Q10[4]>0) {sub$Q10[4]} else {0}, if (sub$Q90[4]>0) {sub$Q90[4]} else {0}, if (sub$Q90[4]>0) {sub$Q90[4]} else {0}),y=(yyy3+5), col = "dodgerblue", border = NA)
polygon(x=c(if (sub$Q2.5[3]<0) {sub$Q2.5[3]} else {0}, if (sub$Q2.5[3]<0) {sub$Q2.5[3]} else {0}, if (sub$Q97.5[3]<0) {sub$Q97.5[3]} else {0}, if (sub$Q97.5[3]<0) {sub$Q97.5[3]} else {0}),y=(yyy1+6), col = "firebrick2", border = NA)
polygon(x=c(if (sub$Q5[3]<0) {sub$Q5[3]} else {0}, if (sub$Q5[3]<0) {sub$Q5[3]} else {0}, if (sub$Q95[3]<0) {sub$Q95[3]} else {0}, if (sub$Q95[3]<0) {sub$Q95[3]} else {0}),y=(yyy2+6), col = "firebrick2", border = NA)
polygon(x=c(if (sub$Q10[3]<0) {sub$Q10[3]} else {0}, if (sub$Q10[3]<0) {sub$Q10[3]} else {0}, if (sub$Q90[3]<0) {sub$Q90[3]} else {0}, if (sub$Q90[3]<0) {sub$Q90[3]} else {0}),y=(yyy3+6), col = "firebrick2", border = NA)
polygon(x=c(if (sub$Q2.5[3]>0) {sub$Q2.5[3]} else {0}, if (sub$Q2.5[3]>0) {sub$Q2.5[3]} else {0}, if (sub$Q97.5[3]>0) {sub$Q97.5[3]} else {0}, if (sub$Q97.5[3]>0) {sub$Q97.5[3]} else {0}),y=(yyy1+6), col = "dodgerblue", border = NA)
polygon(x=c(if (sub$Q5[3]>0) {sub$Q5[3]} else {0}, if (sub$Q5[3]>0) {sub$Q5[3]} else {0}, if (sub$Q95[3]>0) {sub$Q95[3]} else {0}, if (sub$Q95[3]>0) {sub$Q95[3]} else {0}),y=(yyy2+6), col = "dodgerblue", border = NA)
polygon(x=c(if (sub$Q10[3]>0) {sub$Q10[3]} else {0}, if (sub$Q10[3]>0) {sub$Q10[3]} else {0}, if (sub$Q90[3]>0) {sub$Q90[3]} else {0}, if (sub$Q90[3]>0) {sub$Q90[3]} else {0}),y=(yyy3+6), col = "dodgerblue", border = NA)
polygon(x=c(if (sub$Q2.5[5]<0) {sub$Q2.5[5]} else {0}, if (sub$Q2.5[5]<0) {sub$Q2.5[5]} else {0}, if (sub$Q97.5[5]<0) {sub$Q97.5[5]} else {0}, if (sub$Q97.5[5]<0) {sub$Q97.5[5]} else {0}),y=(yyy1+7), col = "firebrick2", border = NA)
polygon(x=c(if (sub$Q5[5]<0) {sub$Q5[5]} else {0}, if (sub$Q5[5]<0) {sub$Q5[5]} else {0}, if (sub$Q95[5]<0) {sub$Q95[5]} else {0}, if (sub$Q95[5]<0) {sub$Q95[5]} else {0}),y=(yyy2+7), col = "firebrick2", border = NA)
polygon(x=c(if (sub$Q10[5]<0) {sub$Q10[5]} else {0}, if (sub$Q10[5]<0) {sub$Q10[5]} else {0}, if (sub$Q90[5]<0) {sub$Q90[5]} else {0}, if (sub$Q90[5]<0) {sub$Q90[5]} else {0}),y=(yyy3+7), col = "firebrick2", border = NA)
polygon(x=c(if (sub$Q2.5[5]>0) {sub$Q2.5[5]} else {0}, if (sub$Q2.5[5]>0) {sub$Q2.5[5]} else {0}, if (sub$Q97.5[5]>0) {sub$Q97.5[5]} else {0}, if (sub$Q97.5[5]>0) {sub$Q97.5[5]} else {0}),y=(yyy1+7), col = "dodgerblue", border = NA)
polygon(x=c(if (sub$Q5[5]>0) {sub$Q5[5]} else {0}, if (sub$Q5[5]>0) {sub$Q5[5]} else {0}, if (sub$Q95[5]>0) {sub$Q95[5]} else {0}, if (sub$Q95[5]>0) {sub$Q95[5]} else {0}),y=(yyy2+7), col = "dodgerblue", border = NA)
polygon(x=c(if (sub$Q10[5]>0) {sub$Q10[5]} else {0}, if (sub$Q10[5]>0) {sub$Q10[5]} else {0}, if (sub$Q90[5]>0) {sub$Q90[5]} else {0}, if (sub$Q90[5]>0) {sub$Q90[5]} else {0}),y=(yyy3+7), col = "dodgerblue", border = NA)
abline(h=3.5,lty=2, col="grey60")
abline(h=4.5,lty=2, col="grey60")

#### RaoQ #####
sub <- subset(drivEst, Response == "RaoQ")
est1 <- sub$Estimate[2:5]
est2 <- sub$Estimate[10:12]
est <- c(est1,est2)
plot(yy ~ est, ylab="",xlab="", yaxt="n", las=1, type="n",xlim=c(-0.076,0.103), ylim=c(1.7,9.4), cex=2, bty="n")
segments(x0=0,y0=0,x1=0,y1=8.4,lty=2, lwd=2,col="grey60")
title(xlab="Estimate", line=2.4,cex.lab=1.3)
legend("topleft", legend=("d, Rao's Q"), bty="n", cex=1.3)
mm <- cbind(yy,est)
mm_neg <- as.data.frame(mm[ which(est < 0),])
mm_pos <- as.data.frame(mm[ which(est > 0),])
#points(yy ~ est, pch="l",cex=2.2,col="white")
points(mm_neg$yy ~ mm_neg$est, pch="l",cex=2,col="firebrick2")
points(mm_pos$yy ~ mm_pos$est, pch="l",cex=2,col="dodgerblue")
yyy1=c(0.975,1.025,1.025,0.975)
yyy2=c(0.95,1.05,1.05,0.95)
yyy3=c(0.9,1.1,1.1,0.9)
polygon(x=c(if (sub$Q2.5[11]<0) {sub$Q2.5[11]} else {0}, if (sub$Q2.5[11]<0) {sub$Q2.5[11]} else {0}, if (sub$Q97.5[11]<0) {sub$Q97.5[11]} else {0}, if (sub$Q97.5[11]<0) {sub$Q97.5[11]} else {0}),y=(yyy1+1), col = "firebrick2", border = NA)
polygon(x=c(if (sub$Q5[11]<0) {sub$Q5[11]} else {0}, if (sub$Q5[11]<0) {sub$Q5[11]} else {0}, if (sub$Q95[11]<0) {sub$Q95[11]} else {0}, if (sub$Q95[11]<0) {sub$Q95[11]} else {0}),y=(yyy2+1), col = "firebrick2", border = NA)
polygon(x=c(if (sub$Q10[11]<0) {sub$Q10[11]} else {0}, if (sub$Q10[11]<0) {sub$Q10[11]} else {0}, if (sub$Q90[11]<0) {sub$Q90[11]} else {0}, if (sub$Q90[11]<0) {sub$Q90[11]} else {0}),y=(yyy3+1), col = "firebrick2", border = NA)
polygon(x=c(if (sub$Q2.5[11]>0) {sub$Q2.5[11]} else {0}, if (sub$Q2.5[11]>0) {sub$Q2.5[11]} else {0}, if (sub$Q97.5[11]>0) {sub$Q97.5[11]} else {0}, if (sub$Q97.5[11]>0) {sub$Q97.5[11]} else {0}),y=(yyy1+1), col = "dodgerblue", border = NA)
polygon(x=c(if (sub$Q5[11]>0) {sub$Q5[11]} else {0}, if (sub$Q5[11]>0) {sub$Q5[11]} else {0}, if (sub$Q95[11]>0) {sub$Q95[11]} else {0}, if (sub$Q95[11]>0) {sub$Q95[11]} else {0}),y=(yyy2+1), col = "dodgerblue", border = NA)
polygon(x=c(if (sub$Q10[11]>0) {sub$Q10[11]} else {0}, if (sub$Q10[11]>0) {sub$Q10[11]} else {0}, if (sub$Q90[11]>0) {sub$Q90[11]} else {0}, if (sub$Q90[11]>0) {sub$Q90[11]} else {0}),y=(yyy3+1), col = "dodgerblue", border = NA)
polygon(x=c(if (sub$Q2.5[10]<0) {sub$Q2.5[10]} else {0}, if (sub$Q2.5[10]<0) {sub$Q2.5[10]} else {0}, if (sub$Q97.5[10]<0) {sub$Q97.5[10]} else {0}, if (sub$Q97.5[10]<0) {sub$Q97.5[10]} else {0}),y=(yyy1+2), col = "firebrick2", border = NA)
polygon(x=c(if (sub$Q5[10]<0) {sub$Q5[10]} else {0}, if (sub$Q5[10]<0) {sub$Q5[10]} else {0}, if (sub$Q95[10]<0) {sub$Q95[10]} else {0}, if (sub$Q95[10]<0) {sub$Q95[10]} else {0}),y=(yyy2+2), col = "firebrick2", border = NA)
polygon(x=c(if (sub$Q10[10]<0) {sub$Q10[10]} else {0}, if (sub$Q10[10]<0) {sub$Q10[10]} else {0}, if (sub$Q90[10]<0) {sub$Q90[10]} else {0}, if (sub$Q90[10]<0) {sub$Q90[10]} else {0}),y=(yyy3+2), col = "firebrick2", border = NA)
polygon(x=c(if (sub$Q2.5[10]>0) {sub$Q2.5[10]} else {0}, if (sub$Q2.5[10]>0) {sub$Q2.5[10]} else {0}, if (sub$Q97.5[10]>0) {sub$Q97.5[10]} else {0}, if (sub$Q97.5[10]>0) {sub$Q97.5[10]} else {0}),y=(yyy1+2), col = "dodgerblue", border = NA)
polygon(x=c(if (sub$Q5[10]>0) {sub$Q5[10]} else {0}, if (sub$Q5[10]>0) {sub$Q5[10]} else {0}, if (sub$Q95[10]>0) {sub$Q95[10]} else {0}, if (sub$Q95[10]>0) {sub$Q95[10]} else {0}),y=(yyy2+2), col = "dodgerblue", border = NA)
polygon(x=c(if (sub$Q10[10]>0) {sub$Q10[10]} else {0}, if (sub$Q10[10]>0) {sub$Q10[10]} else {0}, if (sub$Q90[10]>0) {sub$Q90[10]} else {0}, if (sub$Q90[10]>0) {sub$Q90[10]} else {0}),y=(yyy3+2), col = "dodgerblue", border = NA)
polygon(x=c(if (sub$Q2.5[12]<0) {sub$Q2.5[12]} else {0}, if (sub$Q2.5[12]<0) {sub$Q2.5[12]} else {0}, if (sub$Q97.5[12]<0) {sub$Q97.5[12]} else {0}, if (sub$Q97.5[12]<0) {sub$Q97.5[12]} else {0}),y=(yyy1+3), col = "firebrick2", border = NA)
polygon(x=c(if (sub$Q5[12]<0) {sub$Q5[12]} else {0}, if (sub$Q5[12]<0) {sub$Q5[12]} else {0}, if (sub$Q95[12]<0) {sub$Q95[12]} else {0}, if (sub$Q95[12]<0) {sub$Q95[12]} else {0}),y=(yyy2+3), col = "firebrick2", border = NA)
polygon(x=c(if (sub$Q10[12]<0) {sub$Q10[12]} else {0}, if (sub$Q10[12]<0) {sub$Q10[12]} else {0}, if (sub$Q90[12]<0) {sub$Q90[12]} else {0}, if (sub$Q90[12]<0) {sub$Q90[12]} else {0}),y=(yyy3+3), col = "firebrick2", border = NA)
polygon(x=c(if (sub$Q2.5[12]>0) {sub$Q2.5[12]} else {0}, if (sub$Q2.5[12]>0) {sub$Q2.5[12]} else {0}, if (sub$Q97.5[12]>0) {sub$Q97.5[12]} else {0}, if (sub$Q97.5[12]>0) {sub$Q97.5[12]} else {0}),y=(yyy1+3), col = "dodgerblue", border = NA)
polygon(x=c(if (sub$Q5[12]>0) {sub$Q5[12]} else {0}, if (sub$Q5[12]>0) {sub$Q5[12]} else {0}, if (sub$Q95[12]>0) {sub$Q95[12]} else {0}, if (sub$Q95[12]>0) {sub$Q95[12]} else {0}),y=(yyy2+3), col = "dodgerblue", border = NA)
polygon(x=c(if (sub$Q10[12]>0) {sub$Q10[12]} else {0}, if (sub$Q10[12]>0) {sub$Q10[12]} else {0}, if (sub$Q90[12]>0) {sub$Q90[12]} else {0}, if (sub$Q90[12]>0) {sub$Q90[12]} else {0}),y=(yyy3+3), col = "dodgerblue", border = NA)
polygon(x=c(if (sub$Q2.5[2]<0) {sub$Q2.5[2]} else {0}, if (sub$Q2.5[2]<0) {sub$Q2.5[2]} else {0}, if (sub$Q97.5[2]<0) {sub$Q97.5[2]} else {0}, if (sub$Q97.5[2]<0) {sub$Q97.5[2]} else {0}),y=(yyy1+4), col = "firebrick2", border = NA)
polygon(x=c(if (sub$Q5[2]<0) {sub$Q5[2]} else {0}, if (sub$Q5[2]<0) {sub$Q5[2]} else {0}, if (sub$Q95[2]<0) {sub$Q95[2]} else {0}, if (sub$Q95[2]<0) {sub$Q95[2]} else {0}),y=(yyy2+4), col = "firebrick2", border = NA)
polygon(x=c(if (sub$Q10[2]<0) {sub$Q10[2]} else {0}, if (sub$Q10[2]<0) {sub$Q10[2]} else {0}, if (sub$Q90[2]<0) {sub$Q90[2]} else {0}, if (sub$Q90[2]<0) {sub$Q90[2]} else {0}),y=(yyy3+4), col = "firebrick2", border = NA)
polygon(x=c(if (sub$Q2.5[2]>0) {sub$Q2.5[2]} else {0}, if (sub$Q2.5[2]>0) {sub$Q2.5[2]} else {0}, if (sub$Q97.5[2]>0) {sub$Q97.5[2]} else {0}, if (sub$Q97.5[2]>0) {sub$Q97.5[2]} else {0}),y=(yyy1+4), col = "dodgerblue", border = NA)
polygon(x=c(if (sub$Q5[2]>0) {sub$Q5[2]} else {0}, if (sub$Q5[2]>0) {sub$Q5[2]} else {0}, if (sub$Q95[2]>0) {sub$Q95[2]} else {0}, if (sub$Q95[2]>0) {sub$Q95[2]} else {0}),y=(yyy2+4), col = "dodgerblue", border = NA)
polygon(x=c(if (sub$Q10[2]>0) {sub$Q10[2]} else {0}, if (sub$Q10[2]>0) {sub$Q10[2]} else {0}, if (sub$Q90[2]>0) {sub$Q90[2]} else {0}, if (sub$Q90[2]>0) {sub$Q90[2]} else {0}),y=(yyy3+4), col = "dodgerblue", border = NA)
polygon(x=c(if (sub$Q2.5[4]<0) {sub$Q2.5[4]} else {0}, if (sub$Q2.5[4]<0) {sub$Q2.5[4]} else {0}, if (sub$Q97.5[4]<0) {sub$Q97.5[4]} else {0}, if (sub$Q97.5[4]<0) {sub$Q97.5[4]} else {0}),y=(yyy1+5), col = "firebrick2", border = NA)
polygon(x=c(if (sub$Q5[4]<0) {sub$Q5[4]} else {0}, if (sub$Q5[4]<0) {sub$Q5[4]} else {0}, if (sub$Q95[4]<0) {sub$Q95[4]} else {0}, if (sub$Q95[4]<0) {sub$Q95[4]} else {0}),y=(yyy2+5), col = "firebrick2", border = NA)
polygon(x=c(if (sub$Q10[4]<0) {sub$Q10[4]} else {0}, if (sub$Q10[4]<0) {sub$Q10[4]} else {0}, if (sub$Q90[4]<0) {sub$Q90[4]} else {0}, if (sub$Q90[4]<0) {sub$Q90[4]} else {0}),y=(yyy3+5), col = "firebrick2", border = NA)
polygon(x=c(if (sub$Q2.5[4]>0) {sub$Q2.5[4]} else {0}, if (sub$Q2.5[4]>0) {sub$Q2.5[4]} else {0}, if (sub$Q97.5[4]>0) {sub$Q97.5[4]} else {0}, if (sub$Q97.5[4]>0) {sub$Q97.5[4]} else {0}),y=(yyy1+5), col = "dodgerblue", border = NA)
polygon(x=c(if (sub$Q5[4]>0) {sub$Q5[4]} else {0}, if (sub$Q5[4]>0) {sub$Q5[4]} else {0}, if (sub$Q95[4]>0) {sub$Q95[4]} else {0}, if (sub$Q95[4]>0) {sub$Q95[4]} else {0}),y=(yyy2+5), col = "dodgerblue", border = NA)
polygon(x=c(if (sub$Q10[4]>0) {sub$Q10[4]} else {0}, if (sub$Q10[4]>0) {sub$Q10[4]} else {0}, if (sub$Q90[4]>0) {sub$Q90[4]} else {0}, if (sub$Q90[4]>0) {sub$Q90[4]} else {0}),y=(yyy3+5), col = "dodgerblue", border = NA)
polygon(x=c(if (sub$Q2.5[3]<0) {sub$Q2.5[3]} else {0}, if (sub$Q2.5[3]<0) {sub$Q2.5[3]} else {0}, if (sub$Q97.5[3]<0) {sub$Q97.5[3]} else {0}, if (sub$Q97.5[3]<0) {sub$Q97.5[3]} else {0}),y=(yyy1+6), col = "firebrick2", border = NA)
polygon(x=c(if (sub$Q5[3]<0) {sub$Q5[3]} else {0}, if (sub$Q5[3]<0) {sub$Q5[3]} else {0}, if (sub$Q95[3]<0) {sub$Q95[3]} else {0}, if (sub$Q95[3]<0) {sub$Q95[3]} else {0}),y=(yyy2+6), col = "firebrick2", border = NA)
polygon(x=c(if (sub$Q10[3]<0) {sub$Q10[3]} else {0}, if (sub$Q10[3]<0) {sub$Q10[3]} else {0}, if (sub$Q90[3]<0) {sub$Q90[3]} else {0}, if (sub$Q90[3]<0) {sub$Q90[3]} else {0}),y=(yyy3+6), col = "firebrick2", border = NA)
polygon(x=c(if (sub$Q2.5[3]>0) {sub$Q2.5[3]} else {0}, if (sub$Q2.5[3]>0) {sub$Q2.5[3]} else {0}, if (sub$Q97.5[3]>0) {sub$Q97.5[3]} else {0}, if (sub$Q97.5[3]>0) {sub$Q97.5[3]} else {0}),y=(yyy1+6), col = "dodgerblue", border = NA)
polygon(x=c(if (sub$Q5[3]>0) {sub$Q5[3]} else {0}, if (sub$Q5[3]>0) {sub$Q5[3]} else {0}, if (sub$Q95[3]>0) {sub$Q95[3]} else {0}, if (sub$Q95[3]>0) {sub$Q95[3]} else {0}),y=(yyy2+6), col = "dodgerblue", border = NA)
polygon(x=c(if (sub$Q10[3]>0) {sub$Q10[3]} else {0}, if (sub$Q10[3]>0) {sub$Q10[3]} else {0}, if (sub$Q90[3]>0) {sub$Q90[3]} else {0}, if (sub$Q90[3]>0) {sub$Q90[3]} else {0}),y=(yyy3+6), col = "dodgerblue", border = NA)
polygon(x=c(if (sub$Q2.5[5]<0) {sub$Q2.5[5]} else {0}, if (sub$Q2.5[5]<0) {sub$Q2.5[5]} else {0}, if (sub$Q97.5[5]<0) {sub$Q97.5[5]} else {0}, if (sub$Q97.5[5]<0) {sub$Q97.5[5]} else {0}),y=(yyy1+7), col = "firebrick2", border = NA)
polygon(x=c(if (sub$Q5[5]<0) {sub$Q5[5]} else {0}, if (sub$Q5[5]<0) {sub$Q5[5]} else {0}, if (sub$Q95[5]<0) {sub$Q95[5]} else {0}, if (sub$Q95[5]<0) {sub$Q95[5]} else {0}),y=(yyy2+7), col = "firebrick2", border = NA)
polygon(x=c(if (sub$Q10[5]<0) {sub$Q10[5]} else {0}, if (sub$Q10[5]<0) {sub$Q10[5]} else {0}, if (sub$Q90[5]<0) {sub$Q90[5]} else {0}, if (sub$Q90[5]<0) {sub$Q90[5]} else {0}),y=(yyy3+7), col = "firebrick2", border = NA)
polygon(x=c(if (sub$Q2.5[5]>0) {sub$Q2.5[5]} else {0}, if (sub$Q2.5[5]>0) {sub$Q2.5[5]} else {0}, if (sub$Q97.5[5]>0) {sub$Q97.5[5]} else {0}, if (sub$Q97.5[5]>0) {sub$Q97.5[5]} else {0}),y=(yyy1+7), col = "dodgerblue", border = NA)
polygon(x=c(if (sub$Q5[5]>0) {sub$Q5[5]} else {0}, if (sub$Q5[5]>0) {sub$Q5[5]} else {0}, if (sub$Q95[5]>0) {sub$Q95[5]} else {0}, if (sub$Q95[5]>0) {sub$Q95[5]} else {0}),y=(yyy2+7), col = "dodgerblue", border = NA)
polygon(x=c(if (sub$Q10[5]>0) {sub$Q10[5]} else {0}, if (sub$Q10[5]>0) {sub$Q10[5]} else {0}, if (sub$Q90[5]>0) {sub$Q90[5]} else {0}, if (sub$Q90[5]>0) {sub$Q90[5]} else {0}),y=(yyy3+7), col = "dodgerblue", border = NA)
abline(h=3.5,lty=2, col="grey60")
abline(h=4.5,lty=2, col="grey60")

##
dev.off()
##

